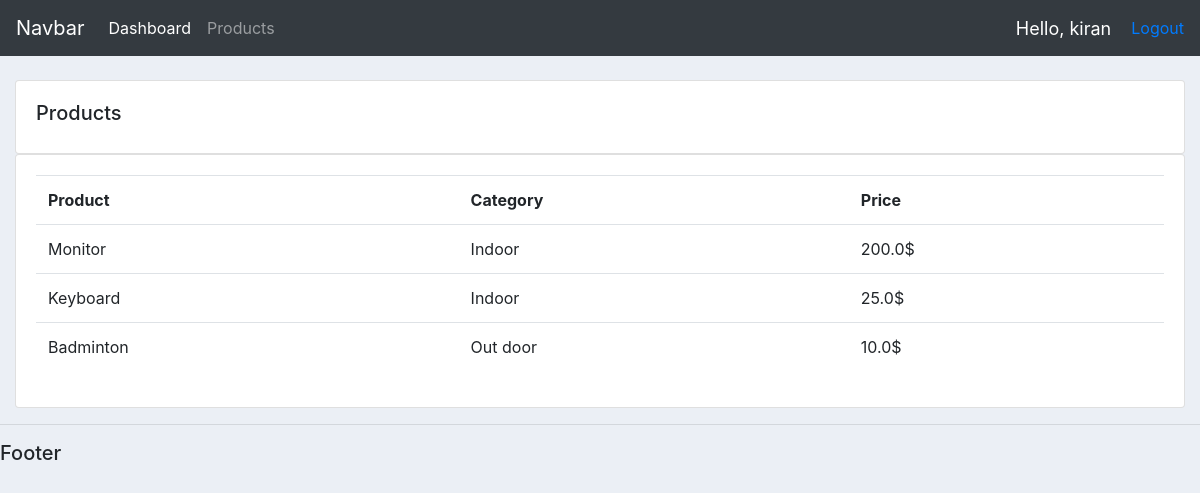
/product/ (signed in), run on the app's committed database.
### accounts/models.py (models this page shows, shortened)
class Product(models.Model):
    CATEGORY = (
        ('Indoor', 'Indoor'),
        ('Out door', 'Out door'),
    )
    name = models.CharField(max_length=200)
    price = models.FloatField()
    category = models.CharField(max_length=200, choices=CATEGORY)
    description = models.CharField(max_length=200, null=True, blank=True)
    date_created = models.DateTimeField(auto_now_add=True)
    tags = models.ManyToManyField(Tag)

### accounts/decorators.py (the view)
        def wrapper_func(request, *args, **kwargs):
            group = None
            if request.user.groups.exists():
                group = request.user.groups.all()[0].name
            if group in allowed_roles:
                return view_func(request, *args, **kwargs)
            else:
                return HttpResponse("You are not authorized!")

### accounts/views.py (called while the page is built)
@login_required(login_url="login")
@allowed_users(allowed_roles=['admin'])
def products(request):
    products = Product.objects.all()
    context = {
        'products':products
    }
    return render(request, "accounts/products.html", context)

### accounts/templates/accounts/products.html
{% extends 'accounts/base.html' %}
{% block content %}
    <br>
    <div class="row">
        <div class="col-md">
            <div class="card card-body">
                <h5>Products</h5>
            </div>
            <div class="card card-body">
                <table class="table">
                    <tr>
                        <th>Product</th>
                        <th>Category</th>
                        <th>Price</th>
                    </tr>
                    {% for product in products %}
                        <tr>
                            <td>{{ product.name }}</td>
                            <td>{{ product.category }}</td>
                            <td>{{ product.price }}$</td>
                        </tr>
                    {% endfor %}
                </table>
            </div>
        </div>
    </div>
{% endblock content %}

### accounts/templates/accounts/navbar.html (shortened to what this page needs)
<nav class="navbar navbar-expand-lg navbar-dark bg-dark">
  <a class="navbar-brand" href="#">Navbar</a>
    <div class="collapse navbar-collapse" id="navbarNav">
      <ul class="navbar-nav">
      {% if request.user.is_staff %}
        <li class="nav-item active">
          <a class="nav-link" href="{% url 'home' %}">Dashboard</a>
        </li>
        <li class="nav-item">
          <a class="nav-link" href="{% url 'product' %}">Products</a>
        </li>
        {% else %}
          <li class="nav-item">
            <a class="nav-link" href="{% url 'account' %}">Settings</a>
          </li>
        {% endif %}
      </ul>
    </div>
  <span id="hello-msg">Hello, {{ request.user }}</span>
  <span><a href="{% url 'logout' %}">Logout</a></span>
</nav>

### static/css/base.css (style rules this page uses)
body { background-color: #ebeff5; }

### accounts/templates/accounts/navbar.html (style rules this page uses)
#hello-msg { font-size: 18px; color: #fff; margin-right: 20px; }

### data on the page
Product: name "Monitor", category "Indoor", price "200.0"
Product: name "Keyboard", category "Indoor", price "25.0"
Product: name "Badminton", category "Out door", price "10.0"

### other printed values
{{ request.user }} "kiran"
